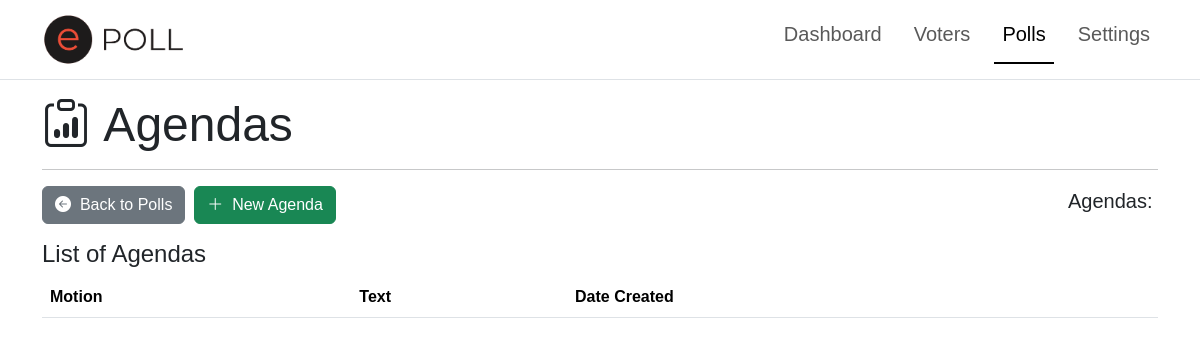
Before: /poll/agendas/ with the older database file.
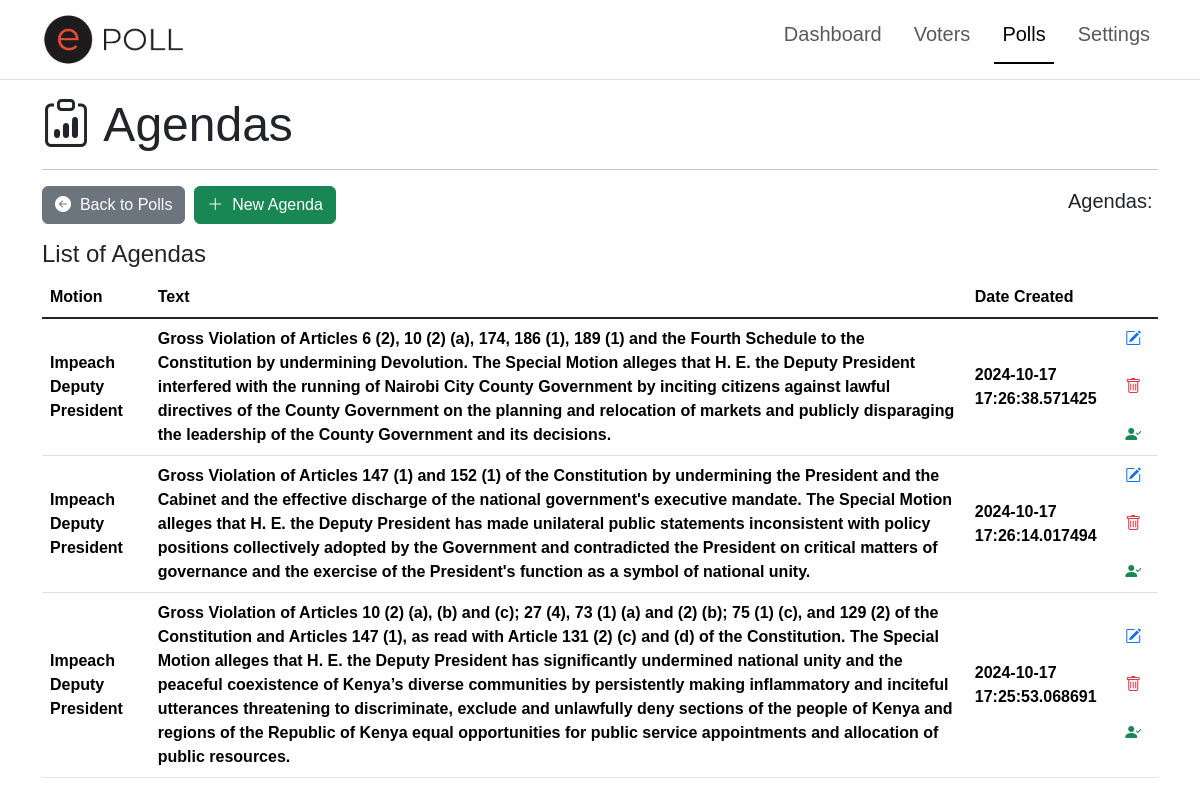
After: the same page with the newer database file.
### app/models.py (models this page shows)
class Agenda(db.Model):
    __tablename__ = "agenda"
    id = db.Column(db.Integer, primary_key=True, autoincrement=True)
    motion_id = db.Column(db.Integer, db.ForeignKey('motion.id', name='fk_motion_id'), nullable=False)
    text = db.Column(db.Text, nullable=False)
    created_at = db.Column(db.DateTime, nullable=False)
    updated_at = db.Column(db.DateTime(timezone=True), onupdate=db.func.now())
    agendavotes = db.relationship('AgendaVote', backref='agenda', lazy=True)

class Motion(db.Model):
    __tablename__ = "motion"
    id = db.Column(db.Integer, primary_key=True, autoincrement=True)
    category_id = db.Column(db.Integer, db.ForeignKey('categories.id', name='fk_category_id'), nullable=False)
    name = db.Column(db.String(100), nullable=False)
    text = db.Column(db.String(500), nullable=False)
    final_vote = db.Column(db.Enum(FinalVote), nullable=False, default=FinalVote.NO_VOTES)
    status = db.Column(db.Enum(MotionStatus), nullable=False, default=MotionStatus.DRAFT)
    created_at = db.Column(db.DateTime, nullable=False)
    updated_at = db.Column(db.DateTime(timezone=True), onupdate=db.func.now())
    motionvotes = db.relationship('MotionVote', backref='motion', lazy=True)
    agendas = db.relationship('Agenda', backref='motion', lazy=True)

### app/poll.py (the view)
@pbp.route('/agendas/')
def agendas():
    count_agenda = Agenda.query.count()
    page = request.args.get('page', 1, type=int)
    page_size = request.args.get('page_size', 20, type=int)  # Get page size from query params or default to 20
    agendalist = Agenda.query.order_by(Agenda.created_at.desc()).paginate(page=page, per_page=page_size)
    if not agendalist:
        flash('No Agenda records added Yet!', 'warning')
    return render_template('admin/poll/agenda/list.html', title='Agendas', count_agenda=count_agenda, agendalist=agendalist, POLLS=True)

### app/templates/admin/poll/agenda/list.html (shortened to what this page needs)
{% extends "shared/adminlayout.html" %}
{% block content %}
<div class="container">
    <h3 class="display-5"><i class="bi bi-clipboard-data"></i>&nbsp;{{title}}</h3>
    <hr>
    <div class="row align-content-center mb-3">
        <div class="col text-start">
            <a href="{{ url_for('poll.index') }}" class="btn btn-secondary"><i class="bi bi-arrow-left-circle-fill"></i>&nbsp; Back to Polls</a>&nbsp;
            <a href="{{ url_for('poll.new_agenda') }}" class="btn btn-success"><i class="bi bi-plus-lg"></i>&nbsp; New Agenda</a>
        </div>
        <div class="col text-end align-content-center">
            <h5>Agendas:&nbsp;<strong class="fst-italic">{{count_motion}}</strong></h4>
        </div>
    </div>
    <h4>List of {{title}}</h4>
    <div class="table-responsive">
        <table class="table table-hover align-content-center">
            <thead>
                <tr class="align-middle">
                    <th scope="col">Motion</th>
                    <th scope="col">Text</th>
                    <th scope="col">Date Created</th>
                    <th scope="col"></th>
                </tr>
            </thead>
            <tbody class="table-group-divider align-content-center">
                {% for agenda in agendalist %}
                    <tr class="clickable-row align-middle" data-href="#">
                        <th scope="row">{{agenda.motion.name}}</th>
                        <th scope="row">{{agenda.text}}</th>
                        <th scope="row">{{agenda.created_at}}</th>
                        <td scope="row">
                            <a href="{{ url_for('poll.edit_agenda', id=agenda.id) }}"><i class="bi bi-pencil-square text-primary"></i></a> &nbsp;
                            <a href="{{ url_for('poll.delete_agenda', id=agenda.id) }}"><i class="bi bi-trash text-danger"></i></a> &nbsp;
                            <a href="{{ url_for('poll.new_agendavote', id=agenda.id) }}"><i class="bi bi-person-check-fill text-success"></i></a>
                        </td>
                    </tr>
                {% endfor %}
            </tbody>
        </table>
    </div>
</div>
{% endblock %}

Changed rows visible on the page:
added Agenda: motion.name "Impeach Deputy President", text "Gross Violation of Articles 6 (2), 10 (2) (a), 174, 186 (1), 189 (1) and the Fourth Schedule to the Constitution by undermining Devolution. The Special Motion alleges that H. E. the Deputy President interfered with the running of Nairobi City County Government by inciting citizens against lawful directives of the County Government on the planning and relocation of markets and publicly disparaging the leadership of the County Government and its decisions.", created_at "2024-10-17 17:26:38.571425"
added Agenda: motion.name "Impeach Deputy President", text "Gross Violation of Articles 147 (1) and 152 (1) of the Constitution by undermining the President and the Cabinet and the effective discharge of the national government's executive mandate. The Special Motion alleges that H. E. the Deputy President has made unilateral public statements inconsistent with policy positions collectively adopted by the Government and contradicted the President on critical matters of governance and the exercise of the President's function as a symbol of national unity.", created_at "2024-10-17 17:26:14.017494"
added Agenda: motion.name "Impeach Deputy President", text "Gross Violation of Articles 10 (2) (a), (b) and (c); 27 (4), 73 (1) (a) and (2) (b); 75 (1) (c), and 129 (2) of the Constitution and Articles 147 (1), as read with Article 131 (2) (c) and (d) of the Constitution. The Special Motion alleges that H. E. the Deputy President has significantly undermined national unity and the peaceful coexistence of Kenya’s diverse communities by persistently making inflammatory and inciteful utterances threatening to discriminate, exclude and unlawfully deny sections of the people of Kenya and regions of the Republic of Kenya equal opportunities for public service appointments and allocation of public resources.", created_at "2024-10-17 17:25:53.068691"
